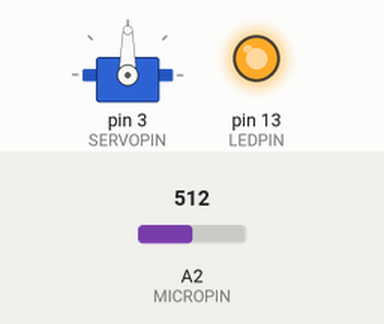
This sketch was run on a simulated Arduino Uno, built with avr-gcc and run on an emulated ATmega328P. Parts: servo, output pins drawn as LEDs (lit = HIGH). Inputs (shaded band) come from the test bench; at power-on: A2 (MICROPIN) = 512. What the sketch prints to the serial monitor is not drawn.

Above: at 1.2 s.
1.3 s: A2 (MICROPIN) set to 0
2.8 s: A2 (MICROPIN) set to 122
Timing chart, 0 to 5.8 s (numbered marks = the images above; inputs shaded):
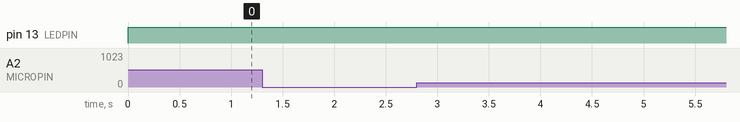

Measured:
- after the input at 1.3 s, every drawn part: stays the same
- after the input at 2.8 s, every drawn part: stays the same

The sketch:

knockBox.ino
```cpp
//add the Servo library of functions
#include <Servo.h>

//set up all the pins as constants
const byte LEDPIN = 13;
const byte BTNPIN = 1;
const byte MICROPIN = 2;
const byte SERVOPIN = 3;
//set up servo positions and trigger volume
const byte LOCK = 0;
const byte UNLOCK = 90;
const byte LOUDENOUGH = 512;

//create a servo called latch
Servo latch;

//setup which pins are input/output
//and attach the latch servo to its pin
void setup() {
  pinMode(LEDPIN, OUTPUT);
  pinMode(BTNPIN, INPUT);
  pinMode(MICROPIN, INPUT);
  latch.attach(SERVOPIN);

  Serial.begin(9600);
}

//keep checking if the two if statements are true
void loop() {
  //ACHIEVED COMMENT
  //is the microphone value bigger than the trigger volume
  if (analogRead(MICROPIN) > LOUDENOUGH) { //0-1023
    Serial.print("Heard a knock, unlocking box");
    digitalWrite(LEDPIN, HIGH);
    latch.write(UNLOCK);
  }
  //MERIT COMMENT
  //has the button been pressed
  //move the servo to locked position
  if (digitalRead(BTNPIN) == HIGH) {
    Serial.print("Button pressed, locking box");
    latch.write(LOCK);
  }
}
```
